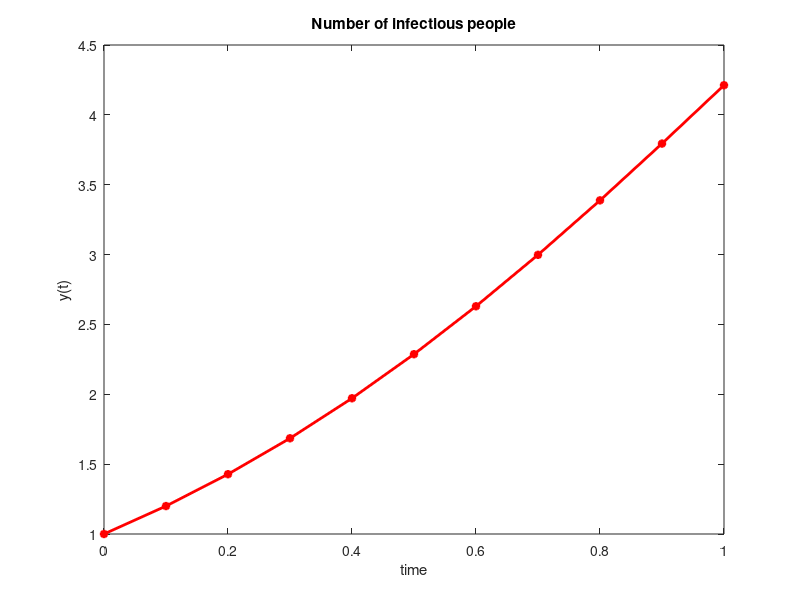
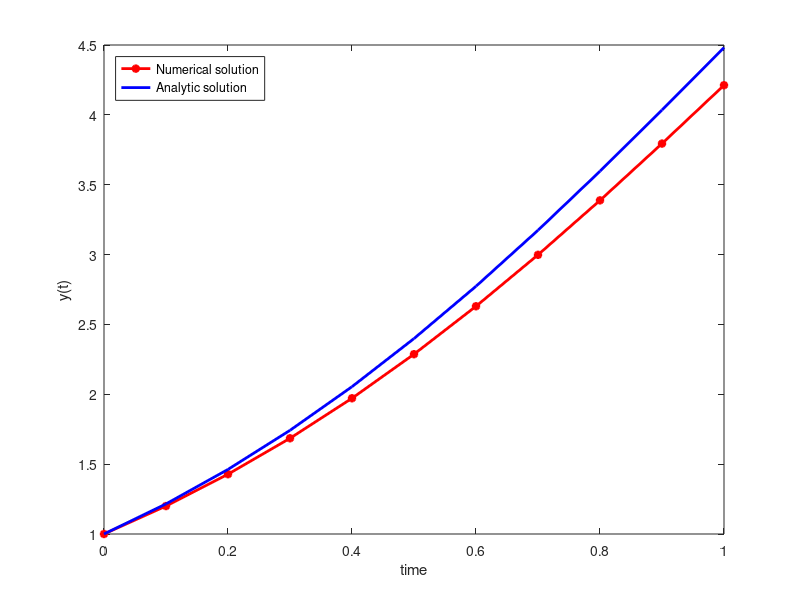

MATLAB code for these plots, in order:
clear all
close all


f =@(t,y) (2-t)*y; %% defining the function for the slope field
h = 0.1; %% step-size
t0 = 0; %% initial time
tfinal = 1; %% final time
y0 = 1; %% initial condition
n = 0 ; %% initializing counter
yn = y0; %% just so that I can use yn in the for -- loop

% the next few lines contain a for -- loop statement which helps repeat
% the execution of commands contained within it. Please see
% https://www.mathworks.com/help/matlab/ref/for.html for more information
% on for -- loops
Approx_sol=[y0]; %saving the initial condition in my vector of approx. solution
n = n + 1; 
for tn =t0:h:(tfinal-h)
    n = n + 1;  % incrementing counter
    y_nplus1 = yn + h*f(tn,yn);  % computing approximate solution at current
%        time-step using Euler's method
    Approx_sol(n)=y_nplus1; % saving the soution into a vector
    yn = y_nplus1;
end

Approx_sol';

time = t0:h:tfinal; %% creating a vector of the time-points
figure;
set(gca,'FontSize',18)
h2=plot(time,Approx_sol,'r*-');
title('Number of infectious people');
xlabel('time')
ylabel('y(t)')
set(h2,'linewidth',2);

%%% Analytic solution
t = time;
exact_sol = exp(2*t - t.^2/2);

%%% plotting the exact and approximate/numerical solution
figure;
set(gca,'FontSize',18) % Creates an axes and sets its FontSize to 18
h1=plot(time,Approx_sol,'r*-');
hold on
h2=plot(time,exact_sol,'b');
%title();
xlabel('time')
ylabel('y(t)')
set(h1,'linewidth',2)
set(h2,'linewidth',2)
legend('Numerical solution','Analytic solution','Location','northwest')
